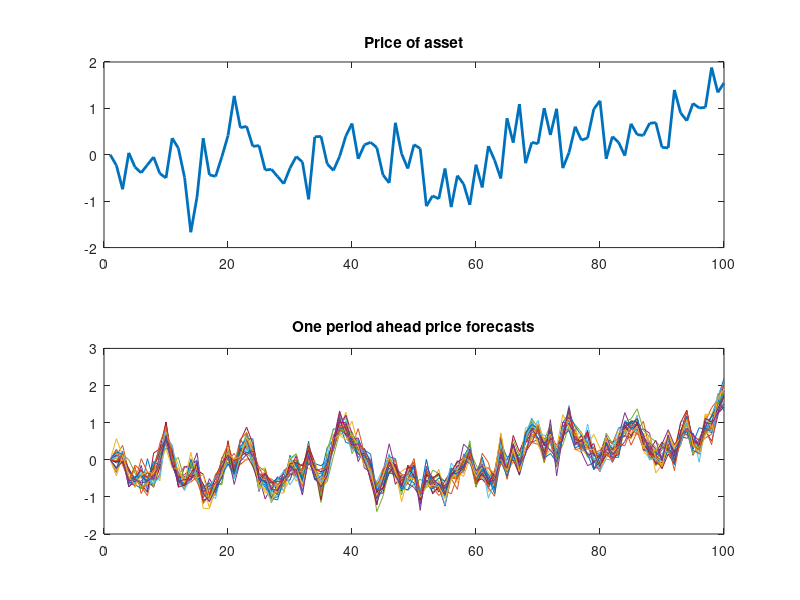

Source code (MATLAB): (Note: this script raises an error after producing the figure.)
%M-H for model from Dynamic Higher Order Expectations using simulated data
clc
clear var;
close all;
load Z_p
load Z_f
%plot data
figure
subplot(2,1,1);
plot(Z_p,'linewidth',2)
title('Price of asset')
subplot(2,1,2);
plot(Z_f')
title('One period ahead price forecasts')
%%%%%%%%%%%%%%%%%%%%%%%%%%%%%%%%%%%%%%%%%%%%%%%%%%%%%%%%%%%%%%%%%%%%%%%%%%%
%Set parameters for Assign benchmark values to parameters
%%%%%%%%%%%%%%%%%%%%%%%%%%%%%%%%%%%%%%%%%%%%%%%%%%%%%%%%%%%%%%%%%%%%%%%%%%%
S=length(Z_f(:,1));%number of survey responses
kbar=40; %maximum order of expectations
%%%%%%%%%%%%%%%%%%%%%%%%%%%%%%%%%%%%%%%%%%%%%%%%%%%%%%%%%%%%%%%%%%

%%%%%%%%%%%%%%%%%%%%%%%%%%%%%%%%%%%%%%%%%%%%%%%%%%%%%%%%%%%%%%%%%%%%%%%%%%%
%Assign benchmark values to parameters
%%%%%%%%%%%%%%%%%%%%%%%%%%%%%%%%%%%%%%%%%%%%%%%%%%%%%%%%%%%%%%%%%%%%%%%%%%%
b=0.9;%discount factor
r=0.9;%persistence of theta
s_u=.1;%s.d. persistent shock 
s_eps=.5;%s.d. transitory shock
s_eta=.2;%idisoyncratic measurement error
theta=[b,r,s_u,s_eps,s_eta]';

%set bounds of parameter space
LB=[0,0,0,0,0;];UB=[0.99,0.99,5,5,5;];


%--------------------------------------------------------------------------
% Initializes the MH algorithm
%--------------------------------------------------------------------------
J=1000;%Number of draws 
%Initializes the proposal variance.
%Set up so that the first candidate draw is always accepted
lpostdraw = -9e+200;
theta_draw=theta;
vscale=diag(1e-5*abs(theta)) + 1e-5*eye(length(theta));

MCMC=zeros(length(theta),J);%Store all draws in bb_

%Matrices that keep track of switches and drwas outside LB and UB
OutsideProp=zeros(J,1);
SwitchesProp=zeros(J,1);
%Number of draws outside parameter boundaries
q=0;
%Number of switches (acceptances)
pswitch=0;
%Iteration counter
iter=0;

%--------------------------------------------------------------------------
% MH algorithm starts here
%--------------------------------------------------------------------------

tic
for iter=1:J
    theta_can = theta_draw + norm_rnd(vscale);    
    if min(theta_can > LB)==1
        if min(theta_can < UB)==1
            lpostcan = DHOE_LL(theta_can,kbar,Z_p,Z_f);
            laccprob = lpostcan-lpostdraw;
        else
            laccprob=-9e+200;
            q=q+1;
        end
    else
        laccprob=-9e+200;
        q=q+1;
    end
    
    %Accept candidate draw with log prob = laccprob, else keep old draw
    if log(rand)<laccprob
        lpostdraw=lpostcan;
        theta_draw=theta_can;
        pswitch=pswitch+1;
    end
    
    MCMC(:,iter)=theta_draw;
    
    OutsideProp(iter)=q/iter;
    SwitchesProp(iter)=pswitch/iter;
    
    if iter >= 100 && mod(iter,100)==0
        vscale=1e-3*cov(MCMC(:,1:iter)')+ 1e-6*eye(length(theta));%Adaptive proposal density
        
disp(['iter: ',num2str(iter)]);
disp(['acceptance rate: ',num2str(SwitchesProp(iter))]);
        theta_draw
        lpostdraw
                
    end
    
end
toc


%plot raw MCMC
figure
for jj=1:5;
    subplot(2,3,jj);
    plot(MCMC(jj,:))
    if jj==1
        xlabel('\beta')
    end
    if jj==2
        xlabel('\rho')
    end
    if jj==3
        xlabel('\sigma_u')
    end
    if jj==4
        xlabel('\sigma_{\epsilon}')
    end
    if jj==5
        xlabel('\sigma_{\eta}')
    end
end

%plot marginal posterior parameter densities
figure
for jj=1:5;
    subplot(2,3,jj);
    
    [f,xi] = ksdensity(MCMC(jj,:)');
    plot(xi,f,'LineWidth',2)
    hold on
    if jj==1
        xlabel('\beta')
    end
    if jj==2
        xlabel('\rho')
    end
    if jj==3
        xlabel('\sigma_u')
    end
    if jj==4
        xlabel('\sigma_{\epsilon}')
    end
    if jj==5
        xlabel('\sigma_{\eta}')
    end
end






